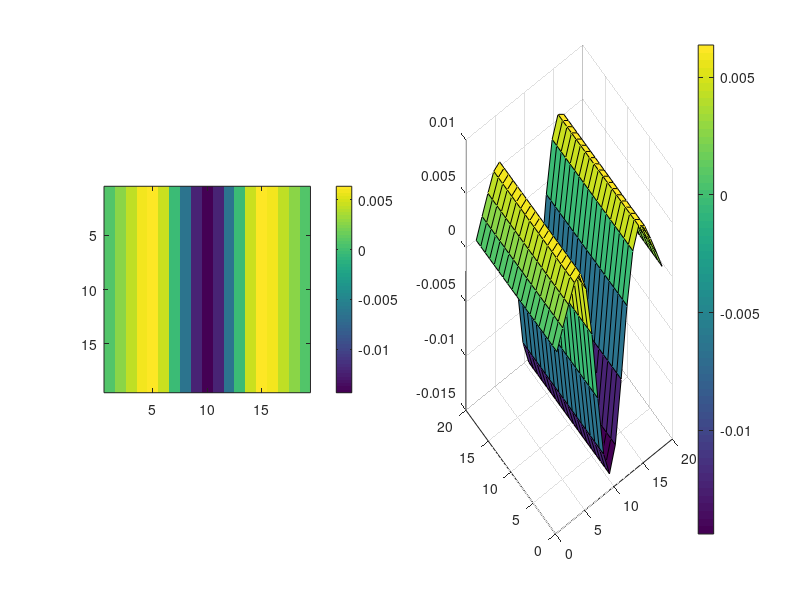

Write the MATLAB code that produced this figure. (Note: this script raises an error after producing the figure.)

% standard deviation (sigma) and filter size
mean = 0;
sigma = 3;
gaussian = @(x, s) (1/(sqrt(2*pi)*s))*exp(-((x-mean).^2)/(2*(s.^2))); 

% 1D Gaussian kernel along the rows centered at X,Y=0,0
%multiply by 3 so final filter is square --> we want a 6sigma+1 sized filter
x = [-3*sigma:3*sigma];
y = gaussian(x, sigma);
gaussian_filter = y./sum(y); %normalize so they sum to 1

%second derivative filter
second_deriv = [1 -2 1];
filter_conv = conv(gaussian_filter, second_deriv, "same");

%create array
filter = repmat(filter_conv, (6*sigma)+1, 1);

%plots
figure
subplot(1, 2, 1)
imagesc(filter)
axis square
colorbar
subplot(1, 2, 2)
surf(filter)
colorbar
sgtitle('2D Gaussian filter convolved with second derivative filter (\sigma = 4)')


sigma_y = 5;
x2 = -2*sigma_y:(4*sigma_y)/(6*sigma):2*sigma_y;
y2 = gaussian(x2, sigma_y);
gaussian_filter_y = y2./sum(y2);

%multiply entry-wise
filter2 = filter .*(gaussian_filter_y');

%plot
figure
subplot(1, 2, 1)
imagesc(filter2)
axis square
colorbar
subplot(1, 2, 2)
surf(filter2)
colorbar
sgtitle('2D Gaussian filter convolved with second derivative filter multiplied by Gaussian in y (\sigma_y = 5)')


%put original filter in a larger matrix
filter2_larger = zeros(size(filter2, 1)+floor(size(filter2, 1)/2));
lower_bound = floor(size(filter2_larger, 1)/2) - floor(size(filter2, 1)/2)+1;
upper_bound = floor(size(filter2_larger, 1)/2) + floor(size(filter2, 1)/2)+1; 
filter2_larger(lower_bound:upper_bound, lower_bound:upper_bound) = filter2;

%make new templates
filter_45 = zeros(size(filter2, 1));
filter_90 = zeros(size(filter2, 1));
filter_135 = zeros(size(filter2, 1));

diff1 = ceil(size(filter_45, 1)/2); %to account for index shifts in new matrix
diff2 = ceil(size(filter2_larger, 1)/2); %to account for index shifts in old matrix

%90 degrees
angle = pi/2;
rotationMatrix = [cos(angle) sin(angle); -sin(angle) cos(angle)];
for i=1:size(filter_90, 1)
    for j=1:size(filter_90, 2)
        coords = round(rotationMatrix*[i-diff1;j-diff1]);
        coords = coords + diff2;
        filter_90(i, j) = filter2_larger(coords(1), coords(2));
    end;
end

%45 degrees
angle = pi/4;
rotationMatrix = [cos(angle) sin(angle); -sin(angle) cos(angle)];
for i=1:size(filter_45, 1)
    for j=1:size(filter_45, 2)
        coords = round(rotationMatrix*[i-diff1;j-diff1]);
        coords = coords + diff2;
        filter_45(i, j) = filter2_larger(coords(1), coords(2));
    end
end

%135 degrees
angle = 3*pi/4;
rotationMatrix = [cos(angle) sin(angle); -sin(angle) cos(angle)];
for i=1:size(filter_135, 1)
    for j=1:size(filter_135, 2)
        coords = round(rotationMatrix*[i-diff1;j-diff1]);
        coords = coords + diff2;
        filter_135(i, j) = filter2_larger(coords(1), coords(2));
    end
end


%plots
figure
subplot(1, 2, 1)
imagesc(filter_90)
axis square
colorbar
subplot(1, 2, 2)
surf(filter_90)
colorbar
sgtitle('Filter rotated at 90 degrees')

figure
subplot(1, 2, 1)
imagesc(filter_45)
axis square
colorbar
subplot(1, 2, 2)
surf(filter_45)
colorbar
sgtitle('Filter rotated at 45 degrees')

figure
subplot(1, 2, 1)
imagesc(filter_135)
axis square
colorbar
subplot(1, 2, 2)
surf(filter_135)
colorbar
sgtitle('Filter rotated at 135 degrees')



%read image
im_rgb = im2double(imread("Paolina.png"));
I = rgb2gray(im_rgb);

%filter images with filter
I_0 = conv2(I, filter2 , "same");
I_45 = conv2(I, filter_45, "same");
I_90 = conv2(I, filter_90, "same");
I_135 = conv2(I, filter_135, "same");

%create the binary image
threshold = 0.0005; %set threshold to remove weird artifacts

%find zero crossings in vertical direction --> compare x to x-1
shift_left_0 = circshift(I_0, 1, 2);
shift_down_0 = circshift(I_0, 1, 1);
shift_diagdown_0 = circshift(I_0, [-1 1]);
shift_diagup_0 = circshift(I_0, [1 1]);

I_0_bin = (I_0.*shift_left_0<0 & abs(I_0-shift_left_0)>threshold) | (I_0.*shift_down_0<0 & abs(I_0-shift_down_0)>threshold) ...
        | (I_0.*shift_diagdown_0<0 & abs(I_0-shift_diagdown_0)>threshold) | (I_0.*shift_diagup_0<0 & abs(I_0-shift_diagup_0)>threshold); 

%zero crossings in horizontal direction --> compare y to y-1
shift_left_90 = circshift(I_90, 1, 2);
shift_down_90 = circshift(I_90, 1, 1);
shift_diagdown_90 = circshift(I_90, [-1 1]);
shift_diagup_90 = circshift(I_90, [1 1]);

I_90_bin = (I_90.*shift_left_90<0 & abs(I_90-shift_left_90)>threshold) | (I_90.*shift_down_90<0 & abs(I_90-shift_down_90)>threshold) ...
        | (I_90.*shift_diagdown_90<0 & abs(I_90-shift_diagdown_90)>threshold) | (I_90.*shift_diagup_90<0 & abs(I_90-shift_diagup_90)>threshold); 

%zeros crossings in diagonal direction
shift_left_45 = circshift(I_45, 1, 2);
shift_down_45 = circshift(I_45, -1, 1);
shift_diagdown_45 = circshift(I_45, [-1 1]);
shift_diagup_45 = circshift(I_45, [1 1]);

I_45_bin = (I_45.*shift_left_45<0 & abs(I_45-shift_left_45)>threshold) | (I_45.*shift_down_45<0 & abs(I_45-shift_down_45)>threshold) ...
        | (I_45.*shift_diagdown_45<0 & abs(I_45-shift_diagdown_45)>threshold) | (I_45.*shift_diagup_45<0 & abs(I_45-shift_diagup_45)>threshold); 

%zero crossings in diagonal direction
shift_left_135 = circshift(I_135, 1, 2);
shift_down_135 = circshift(I_135, -1, 1);
shift_diagdown_135 = circshift(I_135, [-1 1]);
shift_diagup_135 = circshift(I_135, [1 1]);

I_135_bin = (I_135.*shift_left_135<0 & abs(I_135-shift_left_135)>threshold) | (I_135.*shift_down_135<0 & abs(I_135-shift_down_135)>threshold) ...
        | (I_135.*shift_diagdown_135<0 & abs(I_135-shift_diagdown_135)>threshold) | (I_135.*shift_diagup_135<0 & abs(I_135-shift_diagup_135)>threshold); 

%overlay
figure
tiledlayout(2, 2,'TileSpacing','tight')
nexttile
RGB_Image1 = cat(3, I_0_bin, I_0_bin, I_0_bin)*255; %creates the three color channels
RGB_Image1(:,:,1)*100;
RGB_Image1(:,:,2)*100;
RGB_Image1(:,:,3) = 0;
overlaid = imfuse(I, RGB_Image1,'blend');
imshow(overlaid)
title("Image with 0 degree rotated filter")

nexttile
RGB_Image3 = cat(3, I_45_bin, I_45_bin, I_45_bin)*255;
RGB_Image3(:,:,1) = 0;
RGB_Image3(:,:,2)*100;
overlaid = imfuse(I, RGB_Image3,'blend');
imshow(overlaid)
title("Image with 45 degree rotated filter")

nexttile
RGB_Image2 = cat(3, I_90_bin, I_90_bin, I_90_bin)*255;
RGB_Image2(:,:,1) = 0;
RGB_Image2(:,:,3) = 0;
overlaid = imfuse(I, RGB_Image2,'blend');
imshow(overlaid)
title("Image with 90 degree rotated filter")

nexttile
RGB_Image4 = cat(3, I_135_bin, I_135_bin, I_135_bin)*255;
RGB_Image4(:,:,1)*100;
RGB_Image4(:,:,2) = 0;
overlaid = imfuse(I, RGB_Image4,'blend');
imshow(overlaid)
title("Image with 135 degree rotated filter")